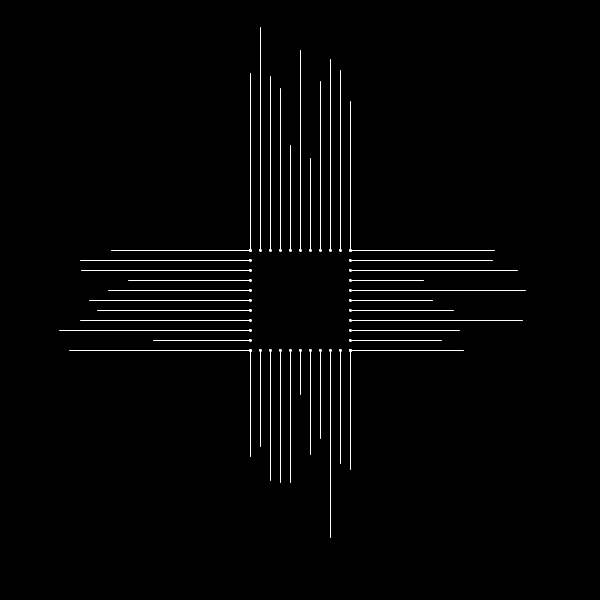
Frame 1 (no input)
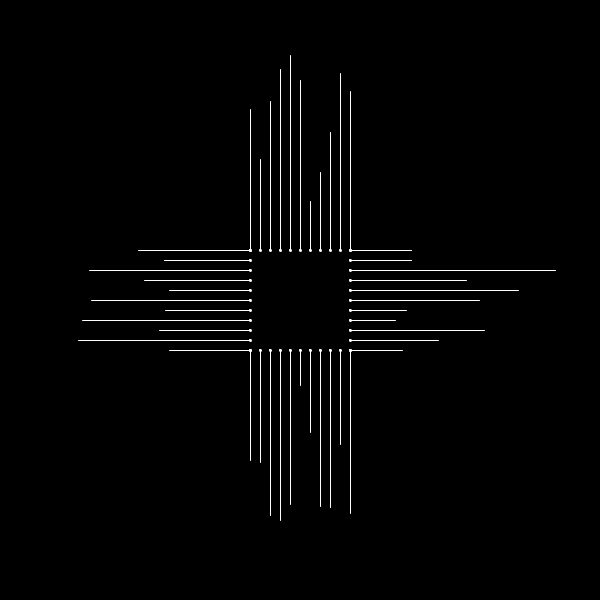
Frame 60 (the mouse pressed at the canvas centre just before this capture)
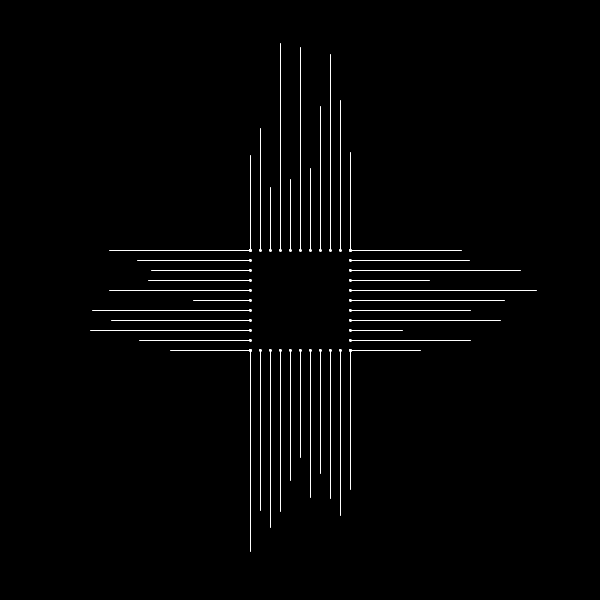
Frame 120 (the mouse held since frame 60 and released just before this capture)

The Processing sketch that drew these frames (run headless with seeded random() and noise(); from frame 60 on, the mouse is pressed at the canvas centre):

// Processing sketch: processor
// ── processor.pde

void setup(){
  size(600,600);
  background(0);
  //noLoop();
  frameRate(25);
}
float l1=10,l2=100,l3=132,l4=233;
void draw(){
  
  background(0);
  stroke(255);
  for(float x=250;x<=350;x+=10){
    float h=map(noise(l1),0,1,0,250);
    line(x,250,x,h);
    ellipse(x,250,2,2);
    l1+=1;
  }
  for(float x=250;x<=350;x+=10){
    float h=map(noise(l2),0,1,350,600);
    line(x,350,x,h);
    ellipse(x,350,2,2);
    l2+=1;
  }
  for(float y=250;y<=350;y+=10){
    float h=map(noise(l3),0,1,0,250);
    line(250,y,h,y);
    ellipse(250,y,2,2);
    l3+=1;
  }
  for(float y=250;y<=350;y+=10){
    float h=map(noise(l4),0,1,350,600);
    line(350,y,h,y);
    ellipse(350,y,2,2);
    l4+=1;
  }
}
